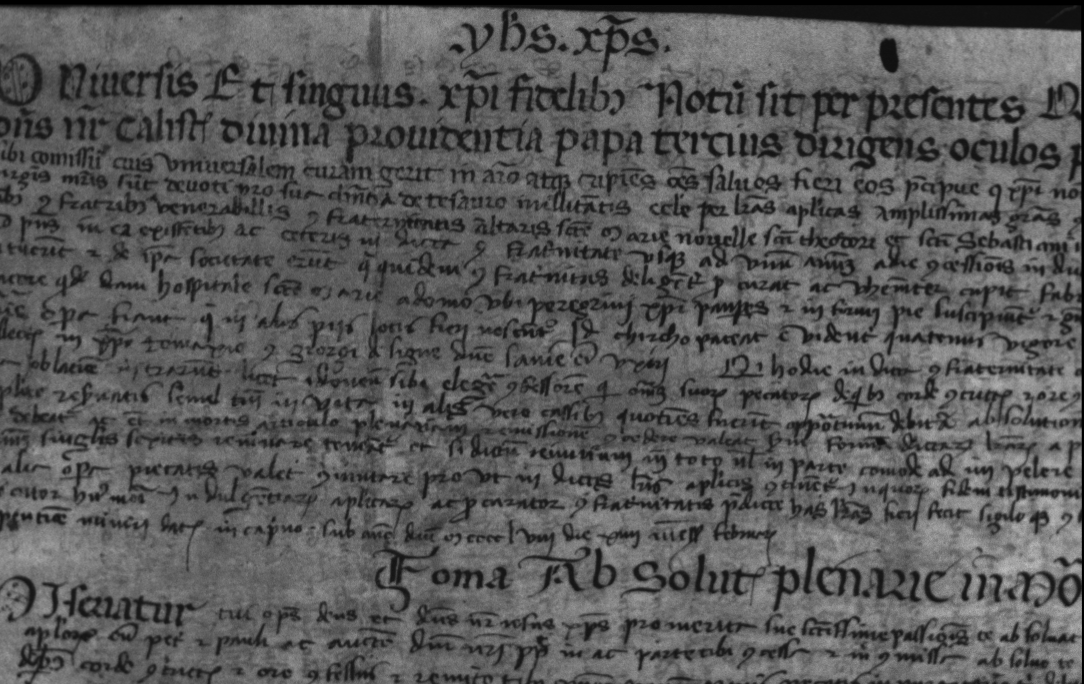
#> input picture Images/reg-c-3C10.tif, 1084 x 684 px
$ python pixel_graph.py
#> lines starting #> are read from the running program, lines starting #| are printed output that depends on the picture
import os
import shutil
import tkinter as t
from tkinter import ttk, scrolledtext, messagebox
import numpy as np
import cv2
import imutils
from PIL import Image, ImageEnhance
from PIL import ImageOps
import matplotlib.pyplot as plt
from matplotlib.ticker import MaxNLocator
from datetime import datetime


pixel = []
labels = ["reg-c-3C10.tif","reg-c-OC5.tif","reg-c-3C8.tif","reg-c-3C11.tif","reg-c-CC15.tif"]
img1 = cv2.imread("Images/reg-c-3C10.tif",0)
#> img1 is the input picture: shape (684, 1084); min 0, max 190, mean 88.6
img2 = cv2.imread("Images/reg-c-OC5.tif",0)
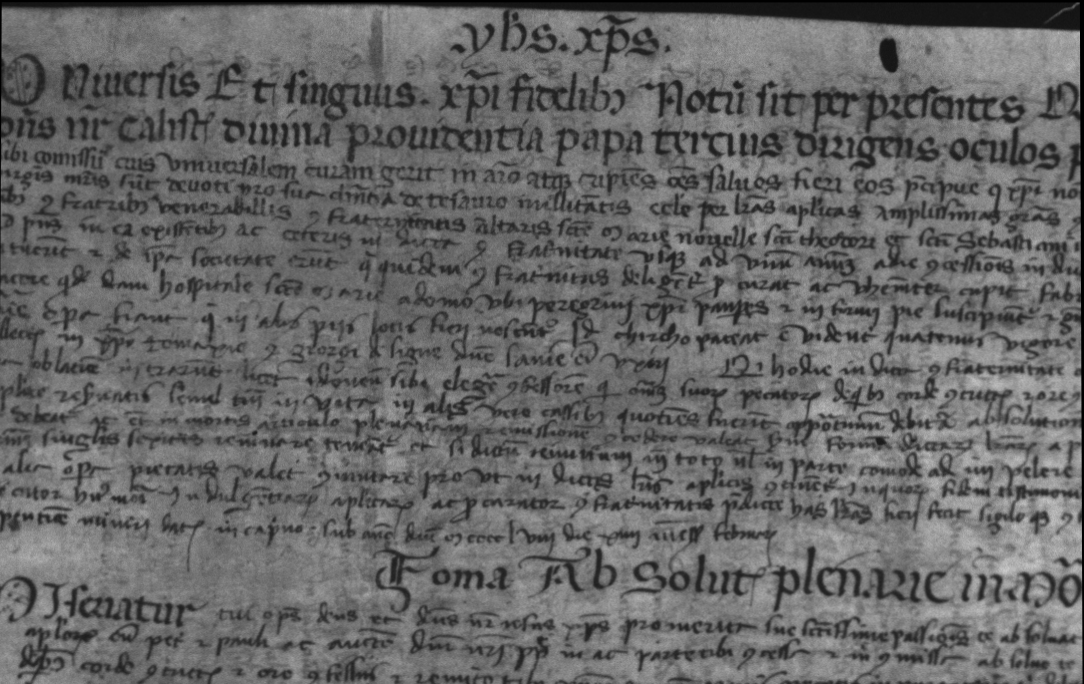
#> input picture Images/reg-c-OC5.tif, 1084 x 684 px
#> img2 is the input picture: shape (684, 1084); min 0, max 202, mean 102.3
img3 = cv2.imread("Images/reg-c-3C8.tif",0)
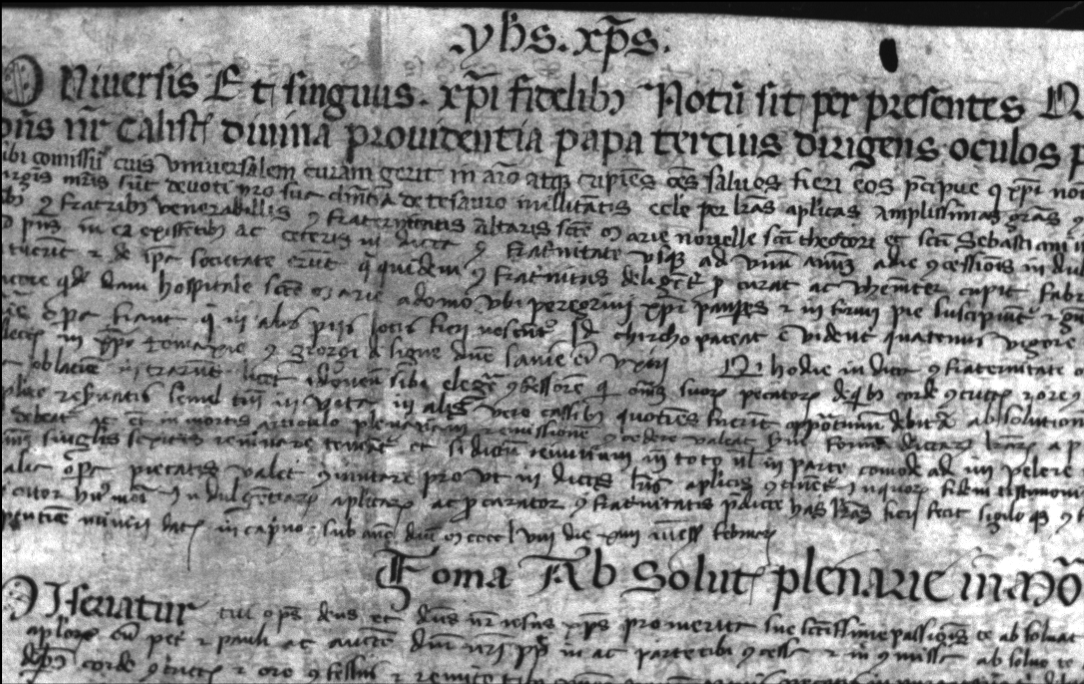
#> input picture Images/reg-c-3C8.tif, 1084 x 684 px
#> img3 is the input picture: shape (684, 1084); min 0, max 255, mean 140
img4 = cv2.imread("Images/reg-c-3C11.tif",0)
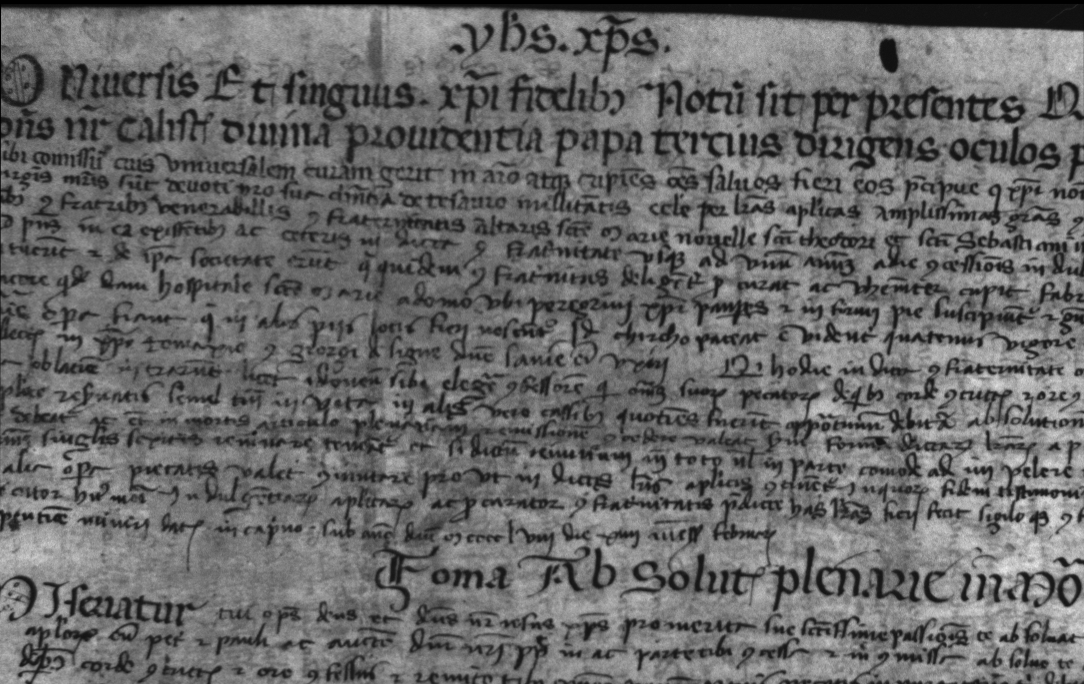
#> input picture Images/reg-c-3C11.tif, 1084 x 684 px
#> img4 is the input picture: shape (684, 1084); min 0, max 238, mean 104.9
img5 = cv2.imread("Images/reg-c-CC15.tif",0)
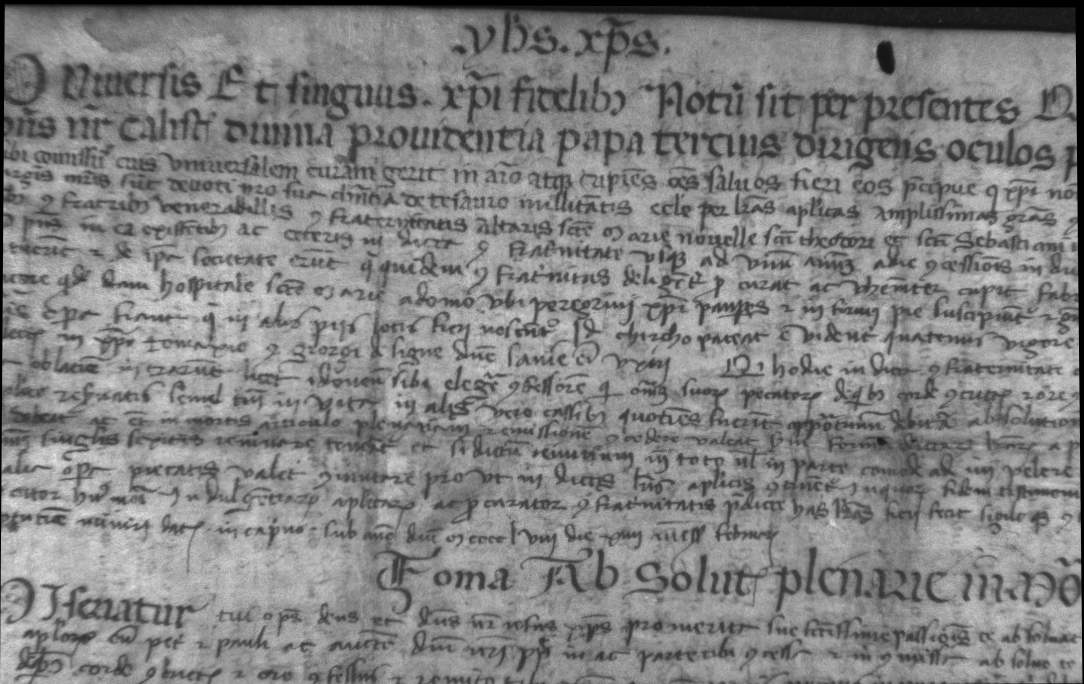
#> input picture Images/reg-c-CC15.tif, 1084 x 684 px
#> img5 is the input picture: shape (684, 1084); min 0, max 235, mean 130.2
def draw_circle(event,x,y,flags,param):
    global mouseX,mouseY
    if event == cv2.EVENT_LBUTTONDBLCLK:
        # cv2.circle(img1,(x,y),100,(255,0,0),-1)
        mouseX,mouseY = x,y

cv2.namedWindow('image')
cv2.setMouseCallback('image',draw_circle)

while(1):
    cv2.imshow('image',img1)
    k = cv2.waitKey(20) & 0xFF
#> (key Esc is pressed here)
    if k == 27:
        break
    elif k == ord('a'):
        cv2.destroyAllWindows()
        pixel = [mouseX,mouseY]
        # print(mouseX, mouseY)
        images = [img1, img2, img3, img4, img5]
        x = np.array(range(1, len(images) + 1))
        pixel_values = []

        for img in images:
            pixel_values.append(img[pixel[0], pixel[1]])

        fig, ax = plt.subplots(figsize=(15, 9))
        ax.plot(x, pixel_values)
        ax.set_xlabel("Image Name", fontsize=14)
        ax.set_ylabel(f"Pixel Value at {pixel}", fontsize=14)
        ax.xaxis.set_major_locator(MaxNLocator(integer=True))
        plt.xticks(x,labels)
        plt.show()
